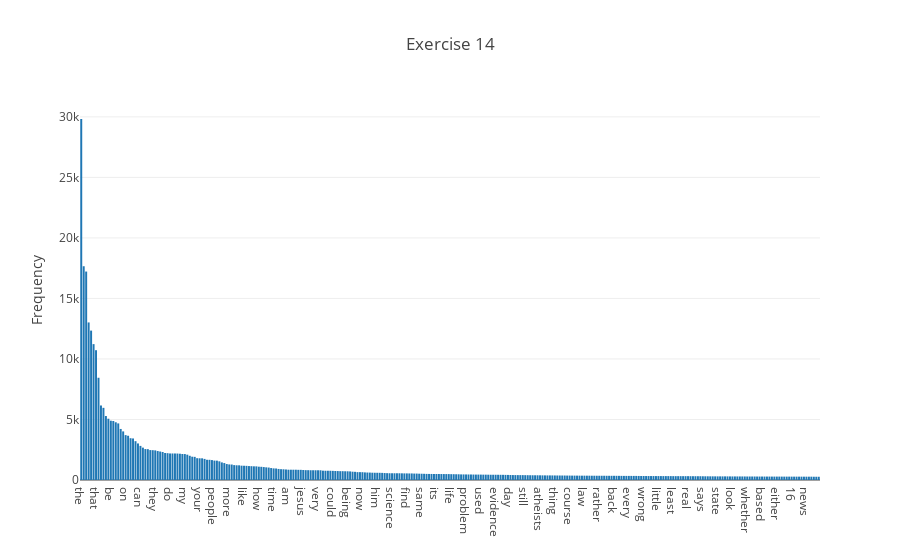

The code cell stored with this chart in its notebook:
### Markdown cell above
### >>> **Exercise 14 (take home):** 
The chart above contains all the vocabulary, and it's computationally intensive to both compute and visualize. Can you efficiently reduce the number of terms you want to visualize as an exercise.

### Code cell
words_idx = np.argsort(np.sum(X_counts, axis=0).tolist()[0])[::-1][:300]
iplot(text_analysis.plot_word_frequency([np.array(count_vect.get_feature_names())[words_idx], 
                                         term_frequencies[words_idx]], 'Exercise 14'))

### Figure 1 — Plotly figure (JSON) as saved in the notebook; plotly's stock layout.template omitted (floating-point values rounded to 4 significant figures; data arrays with more than 128 entries replaced by an {"elided": "..."} marker saying what was removed)
{"data": [{"type": "bar", "x": {"elided": "300 str values"}, "y": {"elided": "300 int values"}}], "layout": {"title": "Exercise 14", "yaxis": {"title": "Frequency"}}}
